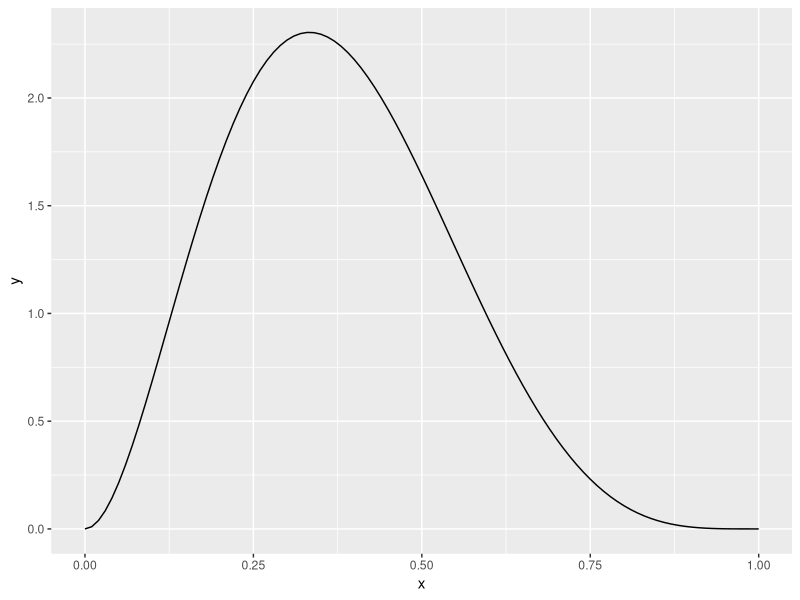
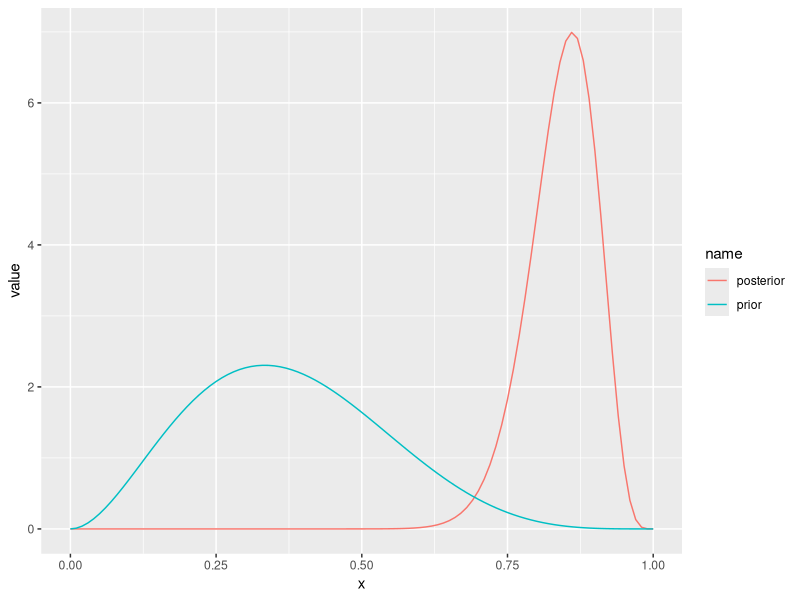
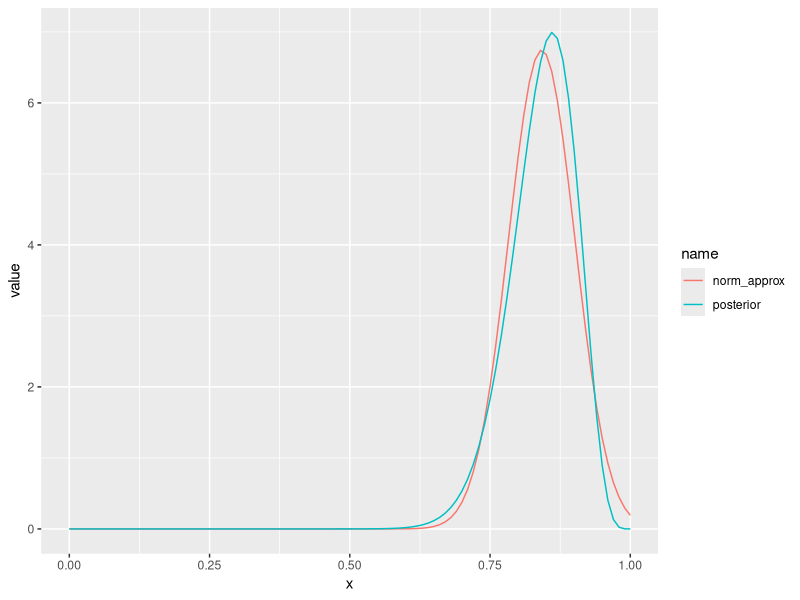

Write the R code that produced these figures, in order.
## ---- chunk 1
knitr::opts_chunk$set(echo = FALSE)
library(tidyverse)
## ---- chunk 2
# a and b parameters for the beta prior
prior_a <- 3
prior_b <- 5

# number of tosses of the globe 
n <- 30

# number of times the globe lands on water
Y <- 29
## ---- chunk 3
x_vals <- seq(from=0, to=1, by=0.01)
prior_y <- dbeta(x_vals, prior_a, prior_b)
df_prior <- data.frame(x=x_vals, y=prior_y)
ggplot(df_prior, aes(x=x,y=y)) + geom_line()
## ---- chunk 4
posterior_a <- prior_a + Y
posterior_b <- prior_b + n - Y
posterior_y <- dbeta(x_vals, posterior_a, posterior_b)
df_posterior <- data.frame(x=x_vals, prior=prior_y, posterior=posterior_y)
df_posterior <- df_posterior %>% pivot_longer(c(prior,posterior))

print("posterior_a")
print("posterior_b")

ggplot(df_posterior, aes(x=x, y=value, color=name)) + geom_line()
## ---- chunk 5
likelihood_func <- function(q)
{
  return(q^(posterior_a)*(1-q)^(posterior_b))
}
opt_obj <- optimize(likelihood_func, c(0,1), maximum=TRUE)
post_mode <- opt_obj$maximum
print("posterior mode:")
print(post_mode)
## ---- chunk 6
norm_approx_var <- -1/( -(posterior_a)/post_mode^2 - (posterior_b)/(1-post_mode)^2)
## ---- chunk 7
norm_std <- sqrt(norm_approx_var)
## ---- chunk 8
norm_approx_y <- dnorm(x_vals, post_mode, norm_std)
df_norm_approx <- data.frame(x=x_vals, norm_approx=norm_approx_y, posterior=posterior_y)
df_norm_approx <- df_norm_approx %>% pivot_longer(c(norm_approx,posterior))
ggplot(df_norm_approx, aes(x=x, y=value, color=name)) + geom_line()
